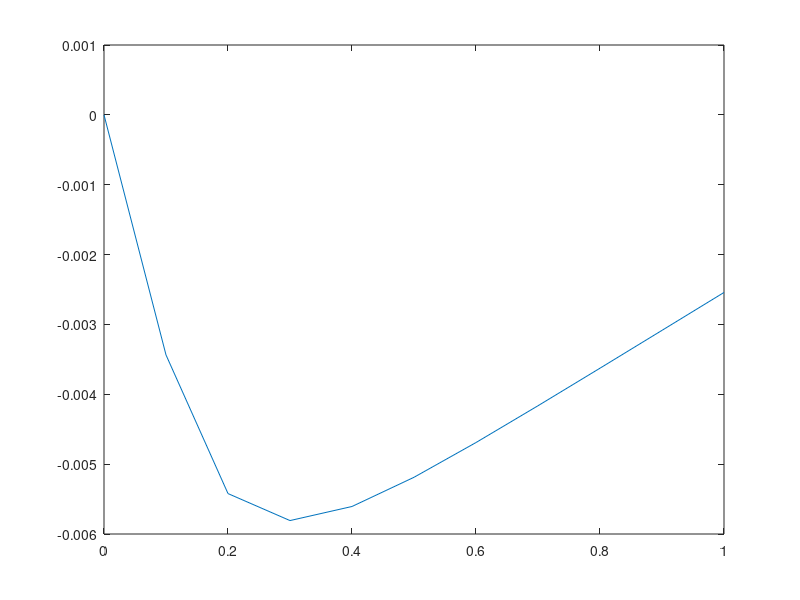

MATLAB code to generate this figure:
% Problem 4 (c)
% Marty Fuhry
% 3/28/2012
% Compiled and ran using GNU Octave, version 3.2.4 configured for "x86_64-pc-linux-gnu".

%%%%%%%%%%%%%%%%%%%%%%%%%%%%%%%%%%%%%%%%%%%%%%%%%%%%%%%%%%%%%%%%%%%%%%%%%%%%%%%%
% Write a finite element code to solve the one-dimensional boundary value      %
% problem for u(x) on 0 < x < 1                                                %
%  u''(x) = e^(-10x), u(0) = 0, u'(1) = 0.02                                   %
% Use tent functions on 10 uniformly spaced elements.                          %
%                                                                              %
%%%%%%%%%%%%%%%%%%%%%%%%%%%%%%%%%%%%%%%%%%%%%%%%%%%%%%%%%%%%%%%%%%%%%%%%%%%%%%%%

% build the grid
h = 0.1;
x = [0:h:1]';
m = size(x)(1)-2;

K = zeros(m+2,m+2);
L = zeros(m+2,1);

% define the basis function over the canonical element
function [feval] = f(x)
    feval = -exp(-10.*x);
endfunction

% build the element stiffness matrix
for j = 2:m+2
    K(j-1: j, j-1: j) += 1/h * [1 -1; -1 1];
endfor

% boundary conditions
K(1,2) = 0;
K(1,1) = 1;
K(m+2,m+2) = 2/h;

% build the load vector
F = [f(x)];
for j = 3:m+1
    L(j-1:j) += h/6. * [2*F(j-1) + F(j); F(j-1) + 2*F(j)];
endfor

L(m+2) -= 0.02;

% solve the steady state system
K
C = K \ L;

% and plot
plot(x,C);
drawnow;
input("Press any key to continue.");
